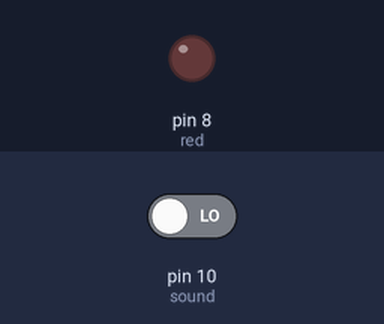
The sketch below on a simulated Arduino Uno, built with avr-gcc and run on an emulated ATmega328P. Parts: output pins drawn as LEDs (lit = HIGH). The test bench sets the inputs (shaded band); at power-on: pin 10 (sound) LOW. What the sketch prints to the serial monitor is not drawn.

Above: at 1.2 s.
1.3 s: pin 10 (sound) driven HIGH
At 2.2 s:
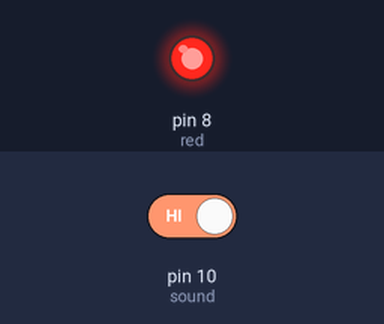
Timing chart, 0 to 7.8 s (numbered marks = the images above; inputs shaded):
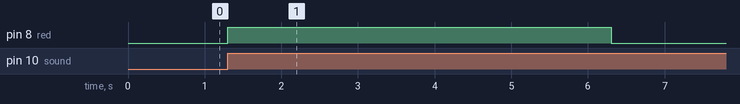

The sketch:

Main.ino
```cpp
//www.elegoo.com
//2016.12.08
int red = 8;
#define blue 9
#define green 7
int sound =10;
int t = 300;
bool trig = false;
bool status;
void setup()
{
Serial.begin(74880);
  pinMode(sound,INPUT);
  pinMode(red,OUTPUT);
  digitalWrite(red, 0);
  digitalWrite(green,0);
  digitalWrite(blue,0);
}
void loop(){
  Serial.print(trig);
  trig = digitalRead(sound);
  if (trig == 1 && status == true){
     digitalWrite(red, LOW);
     Serial.print("stat false");
     status = false;
     delay(5000);
  }
  else if (trig == 1 && status == false){
     digitalWrite(red, HIGH);
     digitalWrite(green, 0);
     digitalWrite(blue,0);
     Serial.print("stat true");
     status = true;
     delay(5000);
   }
}
```

Measured:
- after the input at 1.3 s, pin 8 (red): LOW → HIGH at once, → LOW 5.0 s later
